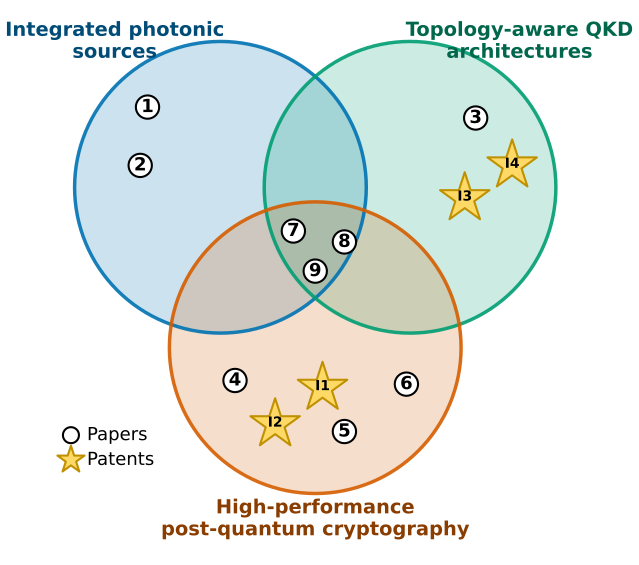

The script that saved this image:
#!/usr/bin/env python3
"""Render the three-pillar Venn diagram for the introduction.

This mirrors the editable draw.io master (field_venn.drawio) so the thesis can
build without a manual draw.io export. Coordinates use the draw.io pixel space
(origin top-left, y increasing downward); the matplotlib y-axis is inverted to
match. Re-run after editing to regenerate field_venn.pdf:

    python3 figures/chapter1/field_venn.py
"""
import os
import tempfile

os.environ.setdefault("MPLCONFIGDIR", tempfile.mkdtemp(prefix="mpl-"))

import matplotlib
matplotlib.use("Agg")
import matplotlib.pyplot as plt
from matplotlib.patches import Circle

HERE = os.path.dirname(os.path.abspath(__file__))
OUT = os.path.join(HERE, "field_venn.pdf")

# Wong colour-vision-deficiency-friendly palette (approved).
SRC, SRC_T = "#0072B2", "#004C77"   # Pillar 3: integrated photonic sources
QKD, QKD_T = "#009E73", "#00674C"   # Pillar 2: topology-aware QKD architectures
PQC, PQC_T = "#D55E00", "#8A3D00"   # Pillar 1: high-performance PQC
PATENT_FILL, PATENT_EDGE = "#FFD966", "#BF9000"

R = 200.0
CIRCLES = [
    ((300, 280), SRC),   # top-left
    ((560, 280), QKD),   # top-right
    ((430, 500), PQC),   # bottom
]

TITLES = [
    ("Integrated photonic\nsources", (155, 80), SRC_T),
    ("Topology-aware QKD\narchitectures", (710, 80), QKD_T),
    ("High-performance\npost-quantum cryptography", (430, 735), PQC_T),
]

# Papers: label -> centre (draw.io coords).
PAPERS = {
    "1": (200, 170), "2": (190, 250),          # sources
    "3": (650, 185),                            # QKD
    "4": (320, 545), "5": (470, 615), "6": (555, 550),  # PQC
    "7": (400, 340), "8": (470, 355), "9": (430, 395),  # centre (RQ4)
}

# Patents: label -> centre.
PATENTS = {
    "I1": (440, 555), "I2": (375, 605),  # PQC pillar
    "I3": (635, 295), "I4": (700, 250),  # QKD pillar
}


def main():
    fig, ax = plt.subplots(figsize=(7.2, 7.2))

    for (cx, cy), colour in CIRCLES:
        ax.add_patch(Circle((cx, cy), R, facecolor=colour, alpha=0.20,
                            edgecolor="none", zorder=1))
        ax.add_patch(Circle((cx, cy), R, facecolor="none", edgecolor=colour,
                            linewidth=2.5, alpha=0.9, zorder=2))

    for text, (x, y), colour in TITLES:
        ax.text(x, y, text, ha="center", va="center", fontsize=14,
                fontweight="bold", color=colour, zorder=5)

    for label, (x, y) in PAPERS.items():
        ax.add_patch(Circle((x, y), 16, facecolor="white", edgecolor="black",
                            linewidth=1.5, zorder=4))
        ax.text(x, y, label, ha="center", va="center", fontsize=13,
                fontweight="bold", zorder=5)

    for label, (x, y) in PATENTS.items():
        ax.scatter([x], [y], marker="*", s=1400, facecolor=PATENT_FILL,
                   edgecolor=PATENT_EDGE, linewidth=1.5, zorder=4)
        ax.text(x, y - 2, label, ha="center", va="center", fontsize=10,
                fontweight="bold", color="black", zorder=5)

    # Legend (bottom-left, clear of the circles).
    lx, ly = 95, 620
    ax.add_patch(Circle((lx, ly), 11, facecolor="white", edgecolor="black",
                        linewidth=1.5, zorder=4))
    ax.text(lx + 22, ly, "Papers", ha="left", va="center", fontsize=13, zorder=5)
    ax.scatter([lx], [ly + 34], marker="*", s=420, facecolor=PATENT_FILL,
               edgecolor=PATENT_EDGE, linewidth=1.5, zorder=4)
    ax.text(lx + 22, ly + 34, "Patents", ha="left", va="center", fontsize=13,
            zorder=5)

    ax.set_xlim(40, 790)
    ax.set_ylim(790, 30)  # inverted -> draw.io-style top-left origin
    ax.set_aspect("equal")
    ax.axis("off")

    fig.savefig(OUT, bbox_inches="tight", pad_inches=0.05)
    print("wrote", OUT)


if __name__ == "__main__":
    main()
